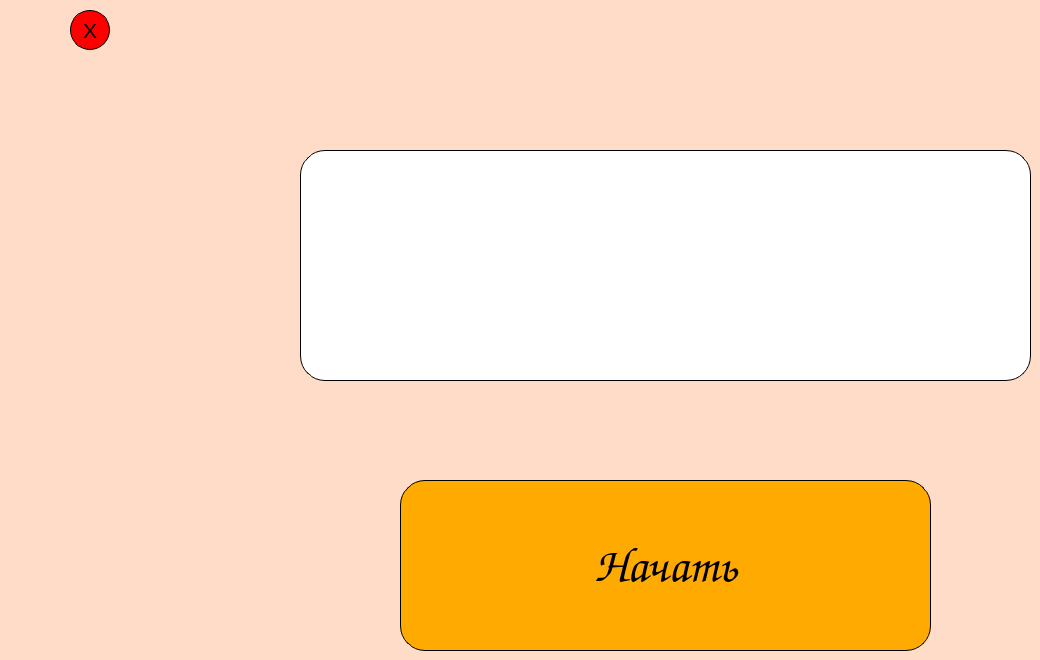
    <widget class="QWidget" name="greetingPage">
     <property name="styleSheet">
      <string notr="true">background-color: rgb(255, 220, 199);</string>
     </property>
     <widget class="QLabel" name="logo">
      <property name="geometry">
       <rect>
        <x>300</x>
        <y>150</y>
        <width>731</width>
        <height>231</height>
       </rect>
      </property>
      <property name="styleSheet">
       <string notr="true">border-radius: 25px;
background-color: rgb(255, 255, 255);
border: 1px solid #000000;
hover: #0a0a0a</string>
      </property>
      <property name="text">
       <string/>
      </property>
      <property name="pixmap">
       <pixmap>images/logoGreet.png</pixmap>
      </property>
     </widget>
     <widget class="QPushButton" name="startButton">
      <property name="geometry">
       <rect>
        <x>400</x>
        <y>480</y>
        <width>531</width>
        <height>171</height>
       </rect>
      </property>
      <property name="font">
       <font>
        <family>Comic Sans MS</family>
        <pointsize>36</pointsize>
       </font>
      </property>
      <property name="styleSheet">
       <string notr="true">QPushButton#startButton{
background-color: rgb(255, 170, 0);
border: 1px solid black;
border-radius: 25px
}
QPushButton#startButton:hover{
background-color: rgb(235, 150, 0)
}</string>
      </property>
      <property name="text">
       <string>Начать</string>
      </property>
     </widget>
     <widget class="QPushButton" name="anotherQuitGameButton">
      <property name="geometry">
       <rect>
        <x>70</x>
        <y>10</y>
        <width>40</width>
        <height>40</height>
       </rect>
      </property>
      <property name="sizePolicy">
       <sizepolicy hsizetype="Minimum" vsizetype="Maximum">
        <horstretch>0</horstretch>
        <verstretch>0</verstretch>
       </sizepolicy>
      </property>
      <property name="font">
       <font>
        <pointsize>16</pointsize>
       </font>
      </property>
      <property name="styleSheet">
       <string notr="true">QPushButton#anotherQuitGameButton{
border-radius: 20px;
background-color: rgb(255, 0, 0);
border: 1px solid black;
background-image: 'images/undo.png'
}
QPushButton#anotherQuitGameButton:hover{
background-color: rgb(235, 0 , 0)
}</string>
      </property>
      <property name="text">
       <string>X</string>
      </property>
     </widget>
    </widget>
